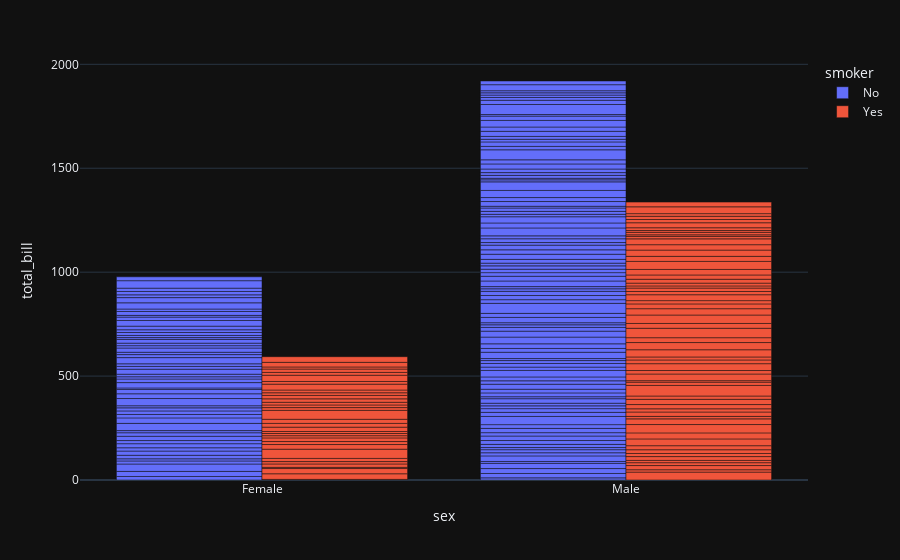

The cell this chart's notebook holds for it:
### Markdown cell above
## Bar plot
> A barplot shows the relationship between a numeric and a categorical variable. Each
entity of the categoric variable is represented as a bar. The size of the bar represents its
numeric value.

### Code cell
fig = px.bar(data_frame= df,
             x = "sex",
             y = "total_bill",
             color = "smoker",
             barmode="group")

fig.show()

### Figure 1 — Plotly figure (JSON) as saved in the notebook; plotly's stock layout.template omitted (floating-point values rounded to 4 significant figures; data arrays with more than 128 entries replaced by an {"elided": "..."} marker saying what was removed)
{"data": [{"alignmentgroup": "True", "hovertemplate": "smoker=No<br>sex=%{x}<br>total_bill=%{y}<extra></extra>", "legendgroup": "No", "marker": {"color": "#636efa", "pattern": {"shape": ""}}, "name": "No", "offsetgroup": "No", "orientation": "v", "showlegend": true, "textposition": "auto", "x": {"elided": "151 str values"}, "xaxis": "x", "y": {"elided": "151 float values"}, "yaxis": "y", "type": "bar"}, {"alignmentgroup": "True", "hovertemplate": "smoker=Yes<br>sex=%{x}<br>total_bill=%{y}<extra></extra>", "legendgroup": "Yes", "marker": {"color": "#EF553B", "pattern": {"shape": ""}}, "name": "Yes", "offsetgroup": "Yes", "orientation": "v", "showlegend": true, "textposition": "auto", "x": ["Male", "Male", "Male", "Male", "Male", "Male", "Female", "Male", "Female", "Female", "Male", "Male", "Male", "Male", "Female", "Female", "Male", "Male", "Male", "Male", "Female", "Female", "Female", "Female", "Male", "Male", "Male", "Female", "Male", "Female", "Female", "Female", "Male", "Male", "Male", "Male", "Male", "Male", "Male", "Male", "Female", "Male", "Male", "Male", "Male", "Male", "Male", "Female", "Male", "Female", "Male", "Male", "Female", "Male", "Male", "Male", "Male", "Female", "Female", "Male", "Male", "Female", "Female", "Female", "Male", "Female", "Male", "Male", "Male", "Female", "Male", "Male", "Female", "Female", "Female", "Male", "Male", "Male", "Female", "Male", "Female", "Male", "Male", "Female", "Female", "Female", "Male", "Male", "Male", "Male", "Male", "Female", "Male"], "xaxis": "x", "y": [38.01, 11.24, 20.29, 13.81, 11.02, 18.29, 3.07, 15.01, 26.86, 25.28, 17.92, 19.44, 32.68, 28.97, 5.75, 16.32, 40.17, 27.28, 12.03, 21.01, 11.35, 15.38, 44.3, 22.42, 15.36, 20.49, 25.21, 14.31, 16.0, 17.51, 10.59, 10.63, 50.81, 15.81, 7.25, 31.85, 16.82, 32.9, 17.89, 14.48, 9.6, 34.63, 34.65, 23.33, 45.35, 23.17, 40.55, 20.9, 30.46, 18.15, 23.1, 15.69, 19.81, 28.44, 15.48, 16.58, 10.34, 43.11, 13.0, 13.51, 18.71, 12.74, 13.0, 16.4, 20.53, 16.47, 26.59, 38.73, 24.27, 12.76, 30.06, 25.89, 13.27, 28.17, 12.9, 28.15, 11.59, 7.74, 30.14, 12.16, 13.42, 8.58, 13.42, 16.27, 10.09, 22.12, 24.01, 15.69, 15.53, 12.6, 32.83, 27.18, 22.67], "yaxis": "y", "type": "bar"}], "layout": {"xaxis": {"anchor": "y", "domain": [0.0, 1.0], "title": {"text": "sex"}}, "yaxis": {"anchor": "x", "domain": [0.0, 1.0], "title": {"text": "total_bill"}}, "legend": {"title": {"text": "smoker"}, "tracegroupgap": 0}, "margin": {"t": 60}, "barmode": "group"}}
